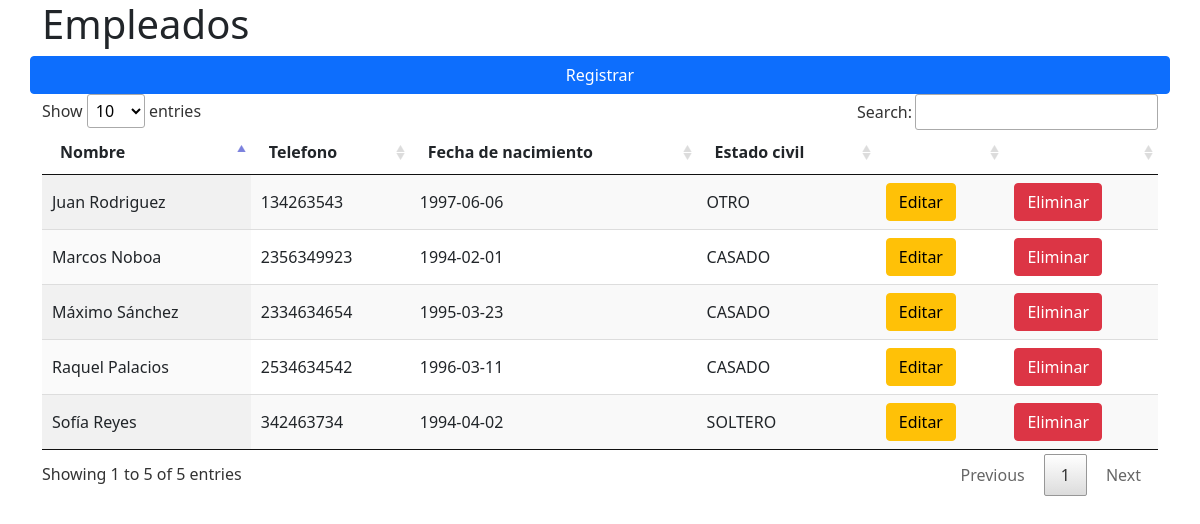
The page / on the database its author committed.
### tables this page shows
CREATE TABLE `empleados` (
  `id` int(11) NOT NULL,
  `nombre` varchar(150) NOT NULL,
  `telefono` varchar(20) NOT NULL,
  `fecha_nacimiento` date NOT NULL,
  `estado_civil` varchar(10) NOT NULL,
  `activo` int(11) NOT NULL
);

### index.php (the view, shortened to what this page needs)
<?php
	require 'conexion.php';
	$sql = "SELECT id, nombre, telefono, fecha_nacimiento, estado_civil FROM empleados WHERE activo=1";
	$resultado = $mysqli->query($sql);
?>
<!doctype html>
<html lang="es">
	<head>
		<link rel="stylesheet" href="css/bootstrap.min.css">
		<link rel="stylesheet" href="css/jquery.dataTables.min.css">
	</head>
	<body>
		<div class="container">
			<div class="row">
				<h1>Empleados</h1>
			</div>
			<div class="row">
				<a href="nuevo.php" class="btn btn-primary">Registrar</a>
			</div>
			<table id="tabla" class="display" style="width:100%">
				<thead>
					<tr>
						<th>Nombre</th>
						<th>Telefono</th>
						<th>Fecha de nacimiento</th>
						<th>Estado civil</th>
						<th></th>
						<th></th>
					</tr>
				</thead>
				<tbody>
					<?php while($fila = $resultado->fetch_assoc()) { ?>
						<tr>
							<td><?php echo $fila['nombre']; ?></td>
							<td><?php echo $fila['telefono']; ?></td>
							<td><?php echo $fila['fecha_nacimiento']; ?></td>
							<td><?php echo $fila['estado_civil']; ?></td>
							<td><a href="editar.php?id=<?php echo $fila['id']; ?>" class="btn btn-warning">Editar</a> </td>
							<td><a href="eliminar.php?id=<?php echo $fila['id']; ?>" class="btn btn-danger">Eliminar</a> </td>
						</tr>
					<?php } ?>
				</tbody>
			</table>
		</div>
</body>
</html>

### index.php (style rules this page uses)
body { background: white; }

### rows shown on the page
empleados: nombre "Máximo Sánchez", telefono "2334634654", fecha_nacimiento "1995-03-23", estado_civil "CASADO"
empleados: nombre "Raquel Palacios", telefono "2534634542", fecha_nacimiento "1996-03-11", estado_civil "CASADO"
empleados: nombre "Sofía Reyes", telefono "342463734", fecha_nacimiento "1994-04-02", estado_civil "SOLTERO"
empleados: nombre "Juan Rodriguez", telefono "134263543", fecha_nacimiento "1997-06-06", estado_civil "OTRO"
empleados: nombre "Marcos Noboa", telefono "2356349923", fecha_nacimiento "1994-02-01", estado_civil "CASADO"
